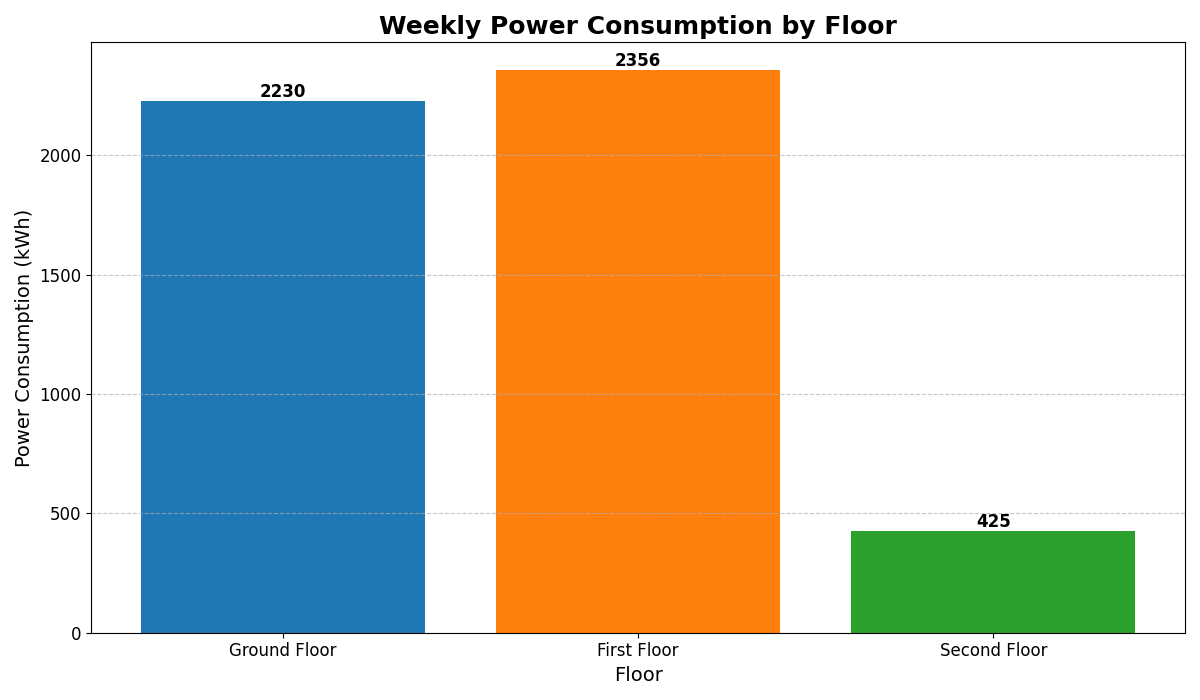

The Python source for this figure:
import pandas as pd
import matplotlib.pyplot as plt
import os

# Get the directory of the current script
script_dir = os.path.dirname(os.path.abspath(__file__))
csv_path = os.path.join(script_dir, "lights_power_consumption.csv")

# Load the data
try:
    df = pd.read_csv(csv_path)
except FileNotFoundError:
    print(f"Error: The file {csv_path} was not found.")
    exit()

# Filter for the weekly data of the specific floors
# Filter for the weekly data of the specific floors
floors_of_interest = [
    "Ground Floor_weekly",
    "First Floor_weekly",
    "Second Floor_weekly",
]
df_filtered = df[df["Floor"].isin(floors_of_interest)].copy()

# Clean Floor names for better display
df_filtered["Floor Names"] = df_filtered["Floor"].str.replace("_weekly", "")

# Create the bar plot
plt.figure(figsize=(12, 7))
bars = plt.bar(
    df_filtered["Floor Names"],
    df_filtered["Power Consumption (kWh)"],
    color=["#1f77b4", "#ff7f0e", "#2ca02c"],
)

# Add title and labels
plt.title("Weekly Power Consumption by Floor", fontsize=18, fontweight='bold')
plt.xlabel("Floor", fontsize=14)
plt.ylabel("Power Consumption (kWh)", fontsize=14)
plt.xticks(fontsize=12)
plt.yticks(fontsize=12)
plt.grid(axis='y', linestyle='--', alpha=0.7)

# Add value labels on top of the bars
for bar in bars:
    height = bar.get_height()
    plt.text(
        bar.get_x() + bar.get_width() / 2.0,
        height,
        f"{height:.0f}",  # No decimals for kWh as numbers are larger
        ha="center",
        va="bottom",
        fontsize=12,
        fontweight='bold'
    )

plt.tight_layout()

# Save the plot
output_path = os.path.join(script_dir, "weekly_consumption_plot.png")
plt.savefig(output_path)
print(f"Plot saved to {output_path}")

# Show the plot
# plt.show()
